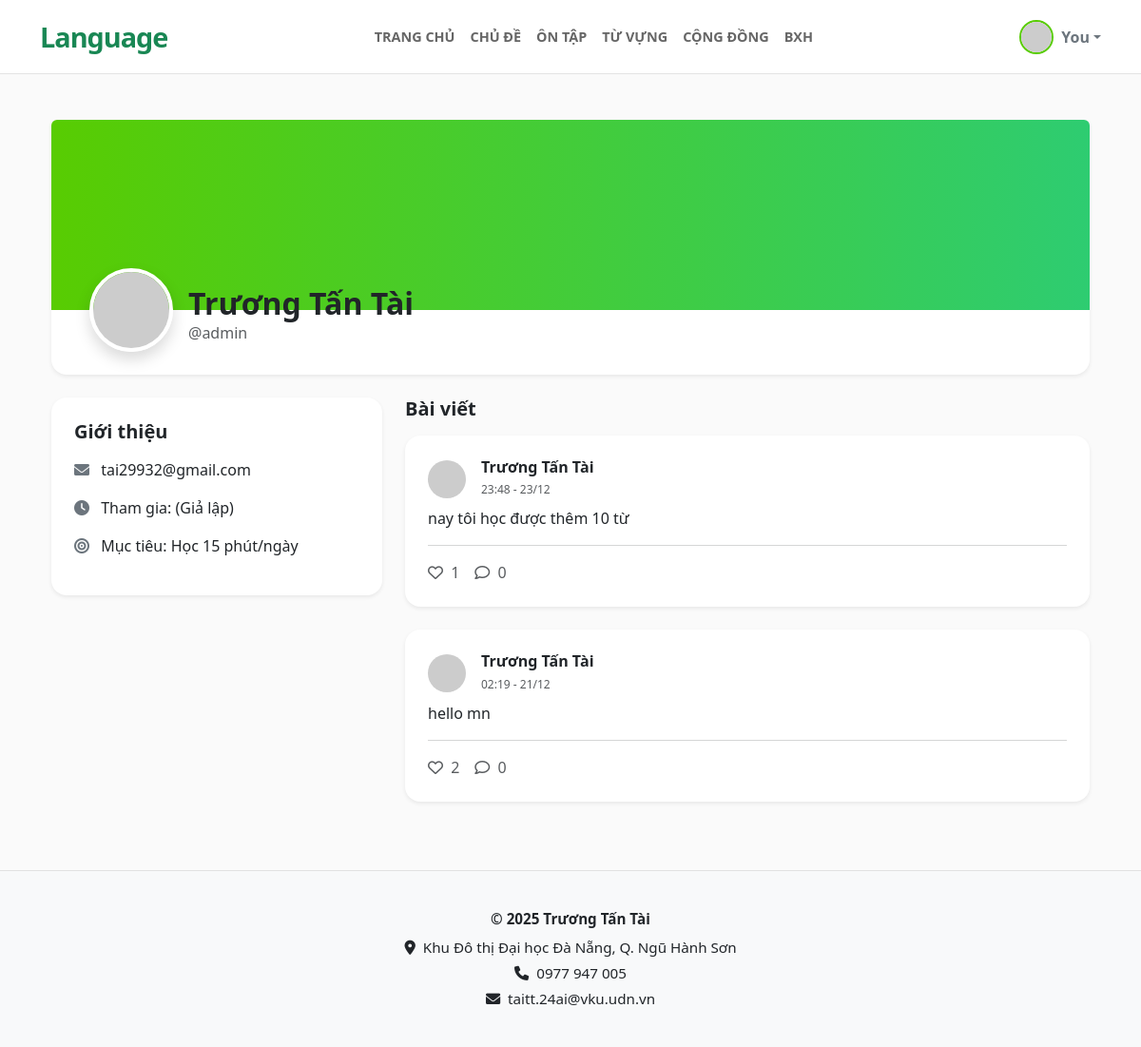
Screenshot of /profile/admin (signed in) with the database file from the repository.
### app.py (models this page shows, shortened)
class User(db.Model):
    id = db.Column(db.Integer, primary_key=True)
    username = db.Column(db.String(20), unique=True, nullable=False)
    email = db.Column(db.String(120), unique=True, nullable=False)      # Mới: Email
    fullname = db.Column(db.String(100), nullable=False)                # Mới: Tên hiển thị
    password = db.Column(db.String(60), nullable=False)
    posts = db.relationship('Post', backref='author', lazy=True)
    comments = db.relationship('Comment', backref='author', lazy=True)

class Post(db.Model):
    id = db.Column(db.Integer, primary_key=True)
    content = db.Column(db.Text, nullable=True) # Có thể null nếu chỉ chia sẻ mà không viết gì thêm
    date_posted = db.Column(db.DateTime, nullable=False, default=datetime.now)
    user_id = db.Column(db.Integer, db.ForeignKey('user.id'), nullable=False)
    original_post_id = db.Column(db.Integer, db.ForeignKey('post.id'), nullable=True)
    shares = db.relationship('Post',
                             backref=db.backref('original', remote_side=[id]),
                             cascade="all, delete-orphan")
    comments = db.relationship('Comment', backref='post', lazy=True, cascade="all, delete-orphan")
    likes = db.relationship('Like', backref='post', lazy=True, cascade="all, delete-orphan")

### app.py (the view)
@app.route('/profile')
@app.route('/profile/<username>')
def profile(username=None):
    if 'user' not in session: return redirect(url_for('login'))
    target_username = username if username else session['user']
    target_user = User.query.filter_by(username=target_username).first_or_404()
    user_posts = Post.query.filter_by(user_id=target_user.id).order_by(Post.date_posted.desc()).all()
    return render_template('profile.html', page_name='profile', user=target_user, posts=user_posts)

### templates/profile.html (shortened to what this page needs)
{% extends "base.html" %}
{% block content %}
<div class="container py-4">
    <div class="card border-0 shadow-sm rounded-bottom-4 mb-4" style="overflow: hidden;">
        <div style="height: 200px; background: linear-gradient(90deg, #58cc02, #2ecc71);"></div>
        <div class="card-body position-relative pb-4" style="margin-top: -60px;">
            <div class="d-flex align-items-end px-4">
                <img src="https://ui-avatars.com/api/?name={{ user.fullname }}&background=fff&color=58cc02&size=150"
                     class="rounded-circle border border-4 border-white shadow">
                <div class="ms-3 mb-2">
                    <h2 class="fw-bold mb-0">{{ user.fullname }}</h2>
                    <span class="text-muted">@{{ user.username }}</span>
                </div>
            </div>
        </div>
    </div>
    <div class="row">
        <div class="col-md-4 mb-4">
            <div class="card border-0 shadow-sm rounded-4 sticky-top" style="top: 80px; z-index: 1;">
                <div class="card-body p-4">
                    <h5 class="fw-bold mb-3">Giới thiệu</h5>
                    <div class="mb-3">
                        <i class="fas fa-envelope text-secondary me-2"></i> {{ user.email }}
                    </div>
                    <div class="mb-3">
                        <i class="fas fa-clock text-secondary me-2"></i> Tham gia: {{ current_date }} (Giả lập)
                    </div>
                    <div class="mb-3">
                        <i class="fas fa-bullseye text-secondary me-2"></i> Mục tiêu: Học 15 phút/ngày
                    </div>
                </div>
            </div>
        </div>
        <div class="col-md-8">
            <h5 class="fw-bold mb-3">Bài viết</h5>
            {% for post in posts %}
            <div class="card border-0 shadow-sm rounded-4 mb-4">
                <div class="card-body p-4">
                    <div class="d-flex justify-content-between align-items-start mb-2">
                        <div class="d-flex align-items-center">
                            <img src="https://ui-avatars.com/api/?name={{ post.author.fullname }}&background=random&color=fff"
                                 class="rounded-circle me-3" width="40" height="40">
                            <div>
                                <h6 class="fw-bold text-dark mb-0">
                                    {{ post.author.fullname }}
                                </h6>
                                <small class="text-muted" style="font-size: 0.75rem;">
                                    {{ post.date_posted.strftime('%H:%M - %d/%m') }}
                                </small>
                            </div>
                        </div>
                    </div>
                    {% if post.content %}
                        <p class="card-text mb-3">{{ post.content }}</p>
                    {% endif %}
                    <hr class="text-muted opacity-10 my-3">
                    <div class="d-flex gap-3">
                        <span class="text-muted"><i class="far fa-heart me-1"></i> {{ post.likes|length }}</span>
                        <span class="text-muted"><i class="far fa-comment me-1"></i> {{ post.comments|length }}</span>
                    </div>
                </div>
            </div>
            {% endfor %}
        </div>
    </div>
</div>
{% endblock %}

### static/css/style.css (style rules this page uses)
body { background-color: #fafafa; }

### rows the page displays
User: fullname "Trương Tấn Tài", username "admin", email "tai29932@gmail.com"
Post: author.fullname "Trương Tấn Tài", date_posted "23:48 - 23/12", content "nay tôi học được thêm 10 từ", likes|length "1", comments|length "0"
Post: author.fullname "Trương Tấn Tài", date_posted "02:19 - 21/12", content "hello mn", likes|length "2", comments|length "0"

### other values shown
{{ session.get('short_name', 'You') }} "You"
